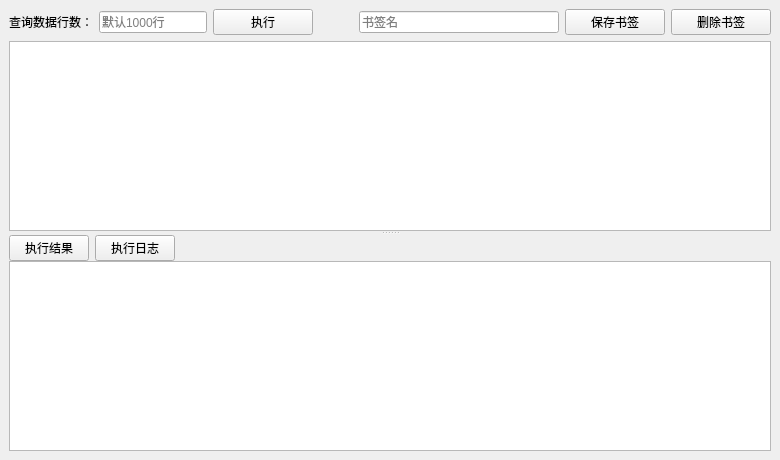
            <widget class="QWidget" name="tab_sql_3">
             <layout class="QHBoxLayout" name="horizontalLayout_38">
              <property name="leftMargin">
               <number>9</number>
              </property>
              <property name="topMargin">
               <number>9</number>
              </property>
              <property name="rightMargin">
               <number>9</number>
              </property>
              <property name="bottomMargin">
               <number>9</number>
              </property>
              <item>
               <widget class="QSplitter" name="splitter_6">
                <property name="orientation">
                 <enum>Qt::Vertical</enum>
                </property>
                <widget class="QWidget" name="layoutWidget_22">
                 <layout class="QVBoxLayout" name="verticalLayout_20">
                  <item>
                   <layout class="QHBoxLayout" name="horizontalLayout_35">
                    <item>
                     <widget class="BodyLabel" name="label_10">
                      <property name="sizePolicy">
                       <sizepolicy hsizetype="Fixed" vsizetype="Fixed">
                        <horstretch>0</horstretch>
                        <verstretch>0</verstretch>
                       </sizepolicy>
                      </property>
                      <property name="text">
                       <string>查询数据行数：</string>
                      </property>
                     </widget>
                    </item>
                    <item>
                     <widget class="LineEdit" name="edt_sql_row_3">
                      <property name="sizePolicy">
                       <sizepolicy hsizetype="Fixed" vsizetype="Fixed">
                        <horstretch>0</horstretch>
                        <verstretch>0</verstretch>
                       </sizepolicy>
                      </property>
                      <property name="placeholderText">
                       <string>默认1000行</string>
                      </property>
                     </widget>
                    </item>
                    <item>
                     <widget class="PushButton" name="btn_sql_execute_3">
                      <property name="sizePolicy">
                       <sizepolicy hsizetype="Fixed" vsizetype="Fixed">
                        <horstretch>0</horstretch>
                        <verstretch>0</verstretch>
                       </sizepolicy>
                      </property>
                      <property name="minimumSize">
                       <size>
                        <width>100</width>
                        <height>0</height>
                       </size>
                      </property>
                      <property name="text">
                       <string>执行</string>
                      </property>
                     </widget>
                    </item>
                    <item>
                     <spacer name="horizontalSpacer_16">
                      <property name="orientation">
                       <enum>Qt::Horizontal</enum>
                      </property>
                      <property name="sizeHint" stdset="0">
                       <size>
                        <width>40</width>
                        <height>20</height>
                       </size>
                      </property>
                     </spacer>
                    </item>
                    <item>
                     <widget class="LineEdit" name="edt_sql_book_3">
                      <property name="sizePolicy">
                       <sizepolicy hsizetype="Fixed" vsizetype="Fixed">
                        <horstretch>0</horstretch>
                        <verstretch>0</verstretch>
                       </sizepolicy>
                      </property>
                      <property name="minimumSize">
                       <size>
                        <width>200</width>
                        <height>0</height>
                       </size>
                      </property>
                      <property name="focusPolicy">
                       <enum>Qt::ClickFocus</enum>
                      </property>
                      <property name="placeholderText">
                       <string>书签名</string>
                      </property>
                     </widget>
                    </item>
                    <item>
                     <widget class="PushButton" name="btn_sql_save_3">
                      <property name="minimumSize">
                       <size>
                        <width>100</width>
                        <height>0</height>
                       </size>
                      </property>
                      <property name="text">
                       <string>保存书签</string>
                      </property>
                     </widget>
                    </item>
                    <item>
                     <widget class="PushButton" name="btn_sql_del_3">
                      <property name="minimumSize">
                       <size>
                        <width>100</width>
                        <height>0</height>
                       </size>
                      </property>
                      <property name="text">
                       <string>删除书签</string>
                      </property>
                     </widget>
                    </item>
                   </layout>
                  </item>
                  <item>
                   <widget class="TextEdit" name="edt_sql_body_3"/>
                  </item>
                 </layout>
                </widget>
                <widget class="QWidget" name="layoutWidget_23">
                 <layout class="QVBoxLayout" name="verticalLayout_21">
                  <property name="spacing">
                   <number>0</number>
                  </property>
                  <item alignment="Qt::AlignLeft">
                   <widget class="SegmentedWidget" name="segw_sql_3" native="true">
                    <layout class="QHBoxLayout" name="horizontalLayout_31">
                     <property name="leftMargin">
                      <number>0</number>
                     </property>
                     <property name="topMargin">
                      <number>0</number>
                     </property>
                     <property name="rightMargin">
                      <number>0</number>
                     </property>
                     <property name="bottomMargin">
                      <number>0</number>
                     </property>
                     <item>
                      <widget class="QPushButton" name="pushButton_19">
                       <property name="text">
                        <string>执行结果</string>
                       </property>
                      </widget>
                     </item>
                     <item>
                      <widget class="QPushButton" name="pushButton_20">
                       <property name="text">
                        <string>执行日志</string>
                       </property>
                      </widget>
                     </item>
                    </layout>
                   </widget>
                  </item>
                  <item>
                   <widget class="QStackedWidget" name="staw_sql_3">
                    <property name="currentIndex">
                     <number>0</number>
                    </property>
                    <widget class="QWidget" name="tab_sql_3_result">
                     <layout class="QVBoxLayout" name="verticalLayout_22">
                      <property name="leftMargin">
                       <number>0</number>
                      </property>
                      <property name="topMargin">
                       <number>0</number>
                      </property>
                      <property name="rightMargin">
                       <number>0</number>
                      </property>
                      <property name="bottomMargin">
                       <number>0</number>
                      </property>
                      <item>
                       <widget class="PageTableWidget" name="tbw_sql_result_3" native="true">
                        <layout class="QHBoxLayout" name="horizontalLayout_36">
                         <property name="leftMargin">
                          <number>0</number>
                         </property>
                         <property name="topMargin">
                          <number>0</number>
                         </property>
                         <property name="rightMargin">
                          <number>0</number>
                         </property>
                         <property name="bottomMargin">
                          <number>0</number>
                         </property>
                         <item>
                          <widget class="QTableWidget" name="tableWidget_4"/>
                         </item>
                        </layout>
                       </widget>
                      </item>
                     </layout>
                    </widget>
                    <widget class="QWidget" name="tab_sql_3_log">
                     <layout class="QHBoxLayout" name="horizontalLayout_32">
                      <property name="leftMargin">
                       <number>0</number>
                      </property>
                      <property name="topMargin">
                       <number>0</number>
                      </property>
                      <property name="rightMargin">
                       <number>0</number>
                      </property>
                      <property name="bottomMargin">
                       <number>0</number>
                      </property>
                      <item>
                       <widget class="QTextEdit" name="edt_sql_log_3">
                        <property name="readOnly">
                         <bool>true</bool>
                        </property>
                       </widget>
                      </item>
                     </layout>
                    </widget>
                   </widget>
                  </item>
                 </layout>
                </widget>
               </widget>
              </item>
             </layout>
            </widget>
